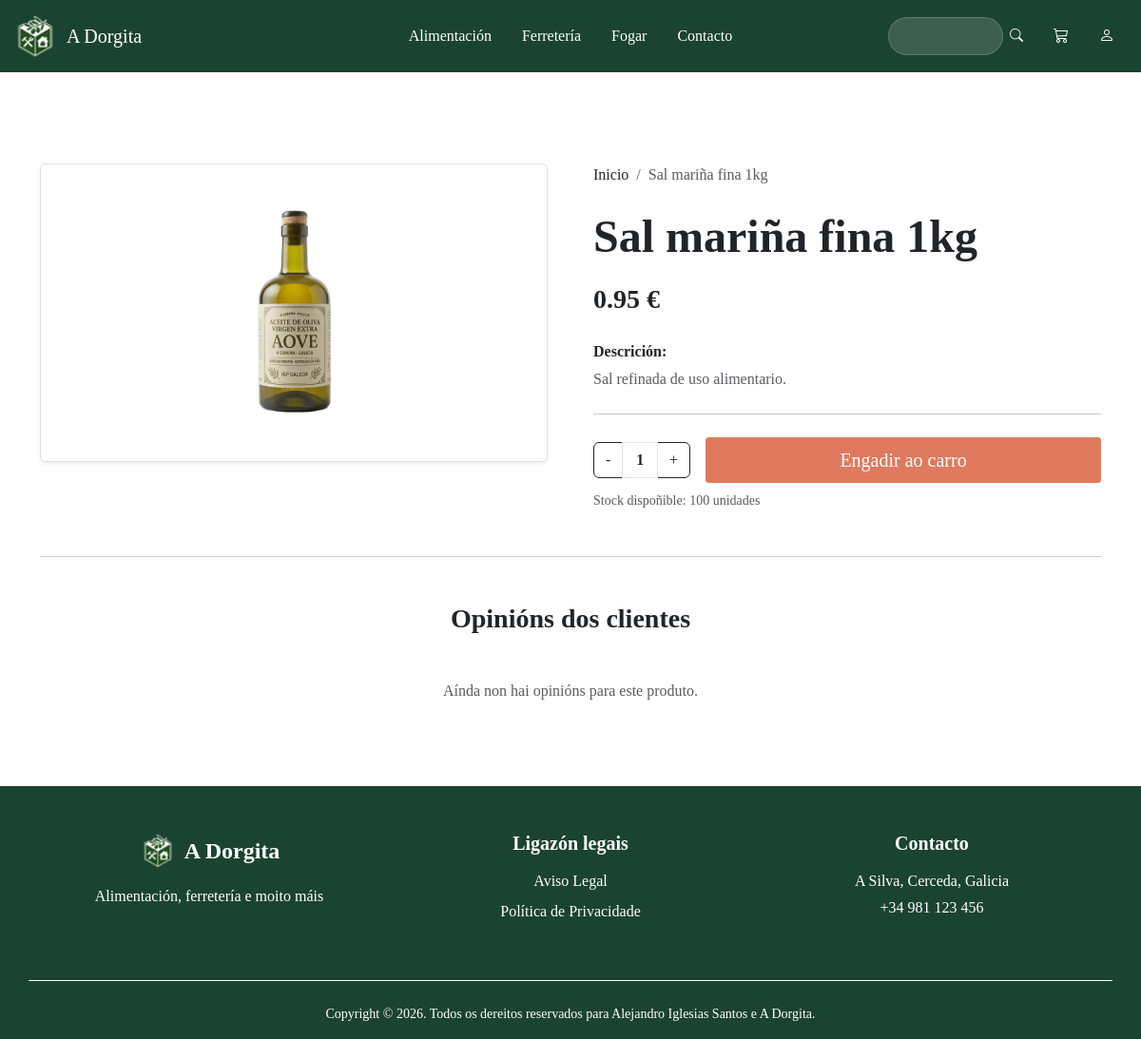
/index.php?c=producto&a=obter&id=22, run on the app's committed database.
### tables this page shows
CREATE TABLE productos (
    id INT AUTO_INCREMENT PRIMARY KEY,
    nome VARCHAR(100) NOT NULL,
    descripcion VARCHAR(500),
    precio DECIMAL(10,2) NOT NULL,
    stock INT DEFAULT 0,
    imagen VARCHAR(200),
    id_categoria INT,
    FOREIGN KEY (id_categoria) REFERENCES categorias(id) ON DELETE SET NULL
);

### config/database.php (called while the page is built)
<?php
class Database {
    public static function connect() {
        $host = "localhost";
        $user = "root";
        $password = "";
        $database = "a_dorgita";
        try {
            $conexion = new PDO("mysql:host=$host;dbname=$database;charset=utf8mb4", $user, $password);
            $conexion->setAttribute(PDO::ATTR_ERRMODE, PDO::ERRMODE_EXCEPTION);
            return $conexion;
        } catch (PDOException $e) {
            die("Error de conexión: " . $e->getMessage());
        }
    }
}
?>

### app/models/ProductoDAO.php (called while the page is built, shortened)
<?php
require_once __DIR__ . '/../../config/database.php';
require_once __DIR__ . '/entidades/Producto.php';
class ProductoDAO
{
    private $conexion;
    public function __construct()
    {
        try {
            $this->conexion = Database::connect();
        } catch (Exception $e) {
            die($e->getMessage());
        }
    }
    public function obter($id)
    {
        try {
            $stmt = $this->conexion->prepare("SELECT * FROM productos WHERE id = ?");
            $stmt->execute(array($id));
            $stmt->setFetchMode(PDO::FETCH_CLASS, 'Producto');
            return $stmt->fetch();
        } catch (Exception $e) {
            die("Erro o ver detalles do produto" . $e->getMessage());
        }
    }
}

### app/models/entidades/Producto.php (called while the page is built, shortened)
<?php
class Producto {
    private $nome;
    private $descripcion;
    private $precio;
    private $stock;
    private $imagen;
    public function getNome() { return $this->nome; }
    public function getDescripcion() { return $this->descripcion; }
    public function getPrecio() { return $this->precio; }
    public function getStock() { return $this->stock; }
    public function getImagen() { return $this->imagen; }
}

### views/produto.php (the view, shortened to what this page needs)
<div class="container py-5 mt-5">
    <div class="row g-5">
        <div class="col-md-6 text-center">
            <div class="p-4 rounded shadow-sm border border-1 caixa-filtros">
                <img src="public/img/<?php echo htmlspecialchars($prod->getImagen()); ?>"
                    class="img-fluid"
                    alt="<?php echo htmlspecialchars($prod->getNome()); ?>">
            </div>
        </div>
        <div class="col-md-6">
            <nav aria-label="breadcrumb">
                <ol class="breadcrumb mb-4">
                    <li class="breadcrumb-item"><a href="index.php?c=producto&a=index" class="enlace-filtro p-0">Inicio</a></li>
                    <li class="breadcrumb-item active" aria-current="page"><?php echo htmlspecialchars($prod->getNome()); ?></li>
                </ol>
            </nav>
            <h1 class="display-5 fw-bold texto-dorgita mb-3"><?php echo htmlspecialchars($prod->getNome()); ?></h1>
            <p class="fs-3 fw-bold texto-principal mb-4"><?php echo htmlspecialchars($prod->getPrecio()); ?> €</p>
            <div class="mb-4">
                <h6 class="fw-bold texto-dorgita">Descrición:</h6>
                <p class="text-muted"><?php echo htmlspecialchars($prod->getDescripcion()); ?></p>
            </div>
            <hr class="my-4">
            <form action="index.php?c=carro&a=engadir" method="POST">
                <div class="d-flex align-items-center gap-3">
                    <div class="input-group ancho-cantidade-produto" style="width: 140px;">
                        <button class="btn btn-cantidade" type="button" onclick="cambiarCantidade(-1)" <?php echo ($prod->getStock() <= 0) ? 'disabled' : ''; ?>>-</button>
                        <input type="number" name="cantidade" id="cantidade-input" class="form-control text-center fw-bold" value="<?php echo ($prod->getStock() > 0) ? '1' : '0'; ?>" min="<?php echo ($prod->getStock() > 0) ? '1' : '0'; ?>" max="<?php echo $prod->getStock(); ?>" oninput="validarStock(this, <?php echo $prod->getStock(); ?>)" readonly>
                        <button class="btn btn-cantidade" type="button" onclick="cambiarCantidade(1, <?php echo $prod->getStock(); ?>)" <?php echo ($prod->getStock() <= 0) ? 'disabled' : ''; ?>>+</button>
                    </div>
                    <?php if ($prod->getStock() > 0): ?>
                        <button type="submit" class="btn btn-engadir-carro btn-lg px-5 w-100">
                            Engadir ao carro
                        </button>
                    <?php else: ?>
                        <button type="button" class="btn btn-secondary btn-lg px-5 w-100" disabled>
                            Sen existencias
                        </button>
                    <?php endif; ?>
                </div>
                <small class="<?php echo ($prod->getStock() <= 0) ? 'text-danger' : 'text-muted'; ?> mt-2 d-block">
                    <?php if ($prod->getStock() > 0): ?>
                        Stock dispoñible: <?php echo $prod->getStock(); ?> unidades
                    <?php else: ?>
                        <i class="bi bi-x-circle me-1"></i>Actualmente fóra de stock
                    <?php endif; ?>
                </small>
            </form>
        </div>
    </div>
    <hr class="my-5">
    <div class="row">
        <div class="col-md-8 mx-auto">
            <h3 class="mb-4 text-center texto-dorgita fw-bold">Opinións dos clientes</h3>
            <?php if (empty($resenas)): ?>
                <div class="text-center py-4">
                    <p class="text-muted">Aínda non hai opinións para este produto.</p>
                </div>
            <?php endif; ?>
        </div>
    </div>
</div>

### public/css/estilos.css (style rules this page uses)
body { font-family: 'Times New Roman', Times, serif; }
.texto-principal { color: #212529; }
.btn-engadir-carro { background-color:#E07A5F; color: #FFFFFF; border: 1px solid #E07A5F; border-radius: 3px; }
.caixa-filtros { background-color: #FFFFFF; }
.enlace-filtro { color:#212529; text-decoration: none; display: flex; justify-content: space-between; align-items: center; padding: 10px 15px; border-radius: 5px; }
.btn-cantidade { background-color: #FFFFFF; color: #212529; border: 1px solid #212529; }
.ancho-cantidade-produto { width: 140px; }
input[type=number] { -moz-appearance: textfield; appearance: textfield; }
#cantidade-input { position: relative; z-index: 1060; cursor: text; }

### data on the page
productos: imagen (picture), nome "Sal mariña fina 1kg", precio "0.95", descripcion "Sal refinada de uso alimentario.", cantidade "1", stock "100"
